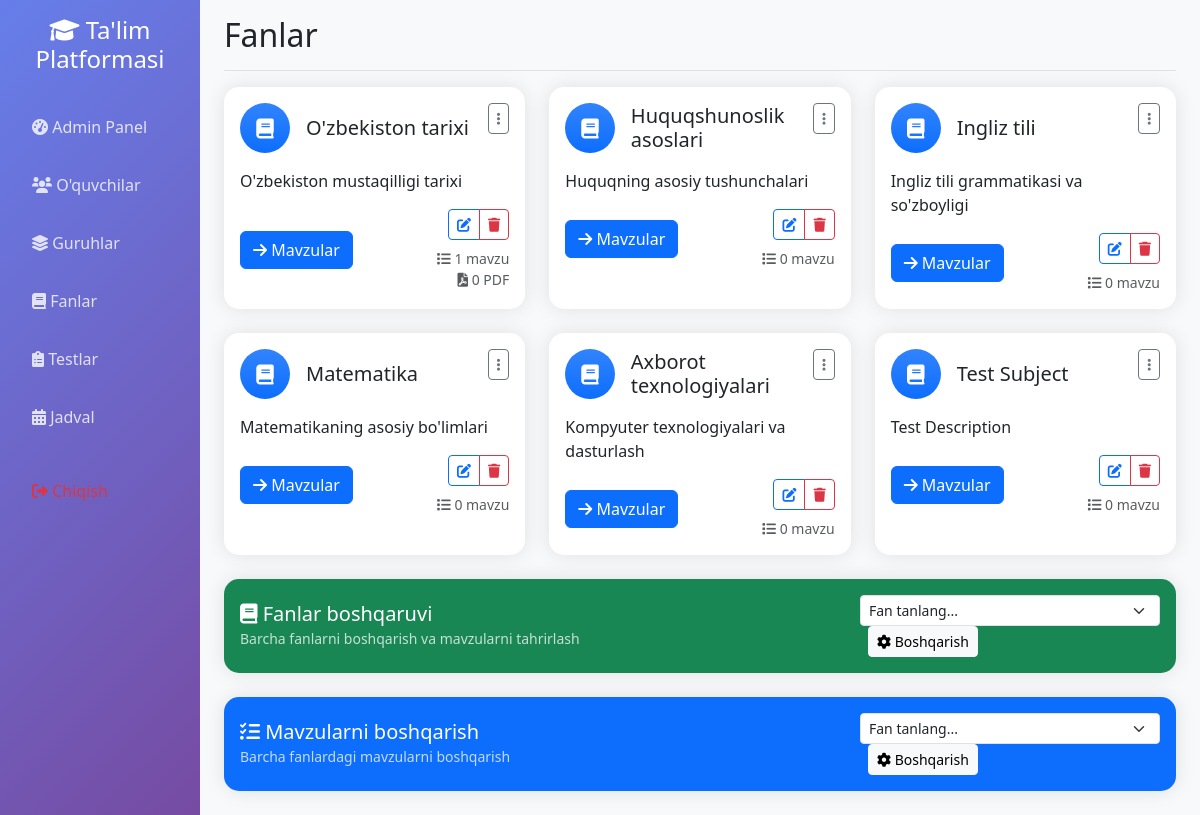
/subjects (signed in), run on the app's committed database.
### app.py (models this page shows)
class Subject(db.Model):
    __tablename__ = 'subject'
    id = db.Column(db.Integer, primary_key=True)
    name = db.Column(db.String(100), unique=True, nullable=False, index=True)
    description = db.Column(db.Text)
    pdf_file_path = db.Column(db.String(500))  # PDF fayl yo'li
    pdf_filename = db.Column(db.String(255))   # PDF fayl nomi
    topics = db.relationship('Topic', backref='subject', lazy=True, cascade='all, delete-orphan')
    tests = db.relationship('Test', backref='subject', lazy=True, cascade='all, delete-orphan')
    schedules = db.relationship('Schedule', backref='subject', lazy=True, cascade='all, delete-orphan')

### app.py (the view)
@app.route('/subjects')
def subjects():
    if not session.get('logged_in', False):
        return redirect(url_for('login'))
    subjects = Subject.query.all()
    return render_template('subjects_enhanced.html', subjects=subjects)

### app.py (called while the page is built, shortened)
@app.context_processor
def inject_user():
    class CurrentUser:
        def __init__(self):
            self.is_authenticated = session.get('logged_in', False)
            self.is_admin = session.get('is_admin', False)
            self.is_group_leader = session.get('is_group_leader', False)
            self.username = session.get('username', '')
            self.id = session.get('user_id', None)
    return dict(current_user=CurrentUser(), datetime=datetime)

### templates/subjects_enhanced.html (shortened to what this page needs)
{% extends "base.html" %}
{% block page_title %}Fanlar{% endblock %}
{% block content %}
<div class="row">
    {% for subject in subjects %}
    <div class="col-md-6 col-lg-4 mb-4">
        <div class="card h-100">
            <div class="card-body">
                <div class="d-flex justify-content-between align-items-start mb-3">
                    <div class="d-flex align-items-center">
                        <div class="icon-box bg-primary bg-gradient text-white rounded-circle p-3 me-3">
                            <i class="fas fa-book fa-lg"></i>
                        </div>
                        <div>
                            <h5 class="card-title mb-0">{{ subject.name }}</h5>
                        </div>
                    </div>
                    <div class="dropdown">
                        <button class="btn btn-sm btn-outline-secondary dropdown-toggle" type="button" data-bs-toggle="dropdown">
                            <i class="fas fa-ellipsis-v"></i>
                        </button>
                    </div>
                </div>
                <p class="card-text">{{ subject.description or 'Tafsilotlar mavjud emas' }}</p>
                <div class="d-flex justify-content-between align-items-center">
                    <a href="{{ url_for('subject_detail', subject_id=subject.id) }}" class="btn btn-primary">
                        <i class="fas fa-arrow-right"></i> Mavzular
                    </a>
                    <div class="text-end">
                        {% if session.get('is_admin', False) %}
                        <div class="btn-group mb-2" role="group">
                            <button class="btn btn-sm btn-outline-primary" onclick="editSubject({{ subject.id }})" title="Tahrirlash">
                                <i class="fas fa-edit"></i>
                            </button>
                            <button class="btn btn-sm btn-outline-danger" onclick="deleteSubject({{ subject.id }})" title="O'chirish">
                                <i class="fas fa-trash"></i>
                            </button>
                        </div>
                        {% endif %}
                        <small class="text-muted d-block">
                            <i class="fas fa-list"></i> {{ subject.topics|length }} mavzu
                        </small>
                        {% if subject.topics|length > 0 %}
                        <small class="text-muted d-block">
                            <i class="fas fa-file-pdf"></i> {{ subject.topics|selectattr('pdf_file')|list|length }} PDF
                        </small>
                        {% endif %}
                    </div>
                </div>
            </div>
        </div>
    </div>
    {% endfor %}
{% if session.get('is_admin', False) and subjects %}
<div class="col-12 mb-4">
    <div class="card bg-success text-white">
        <div class="card-body">
            <div class="d-flex justify-content-between align-items-center">
                <div>
                    <h5 class="mb-0">
                        <i class="fas fa-book"></i> Fanlar boshqaruvi
                    </h5>
                    <small class="opacity-75">Barcha fanlarni boshqarish va mavzularni tahrirlash</small>
                </div>
                <div>
                    <select class="form-select form-select-sm" id="subjectsManagementSelector" style="width: 300px;">
                        <option value="">Fan tanlang...</option>
                    </select>
                    <button class="btn btn-light btn-sm ms-2" onclick="openSubjectsManagement()">
                        <i class="fas fa-cog"></i> Boshqarish
                    </button>
                </div>
            </div>
        </div>
    </div>
</div>
{% endif %}
{% if session.get('is_admin', False) and subjects %}
<div class="col-12 mb-4">
    <div class="card bg-primary text-white">
        <div class="card-body">
            <div class="d-flex justify-content-between align-items-center">
                <div>
                    <h5 class="mb-0">
                        <i class="fas fa-tasks"></i> Mavzularni boshqarish
                    </h5>
                    <small class="opacity-75">Barcha fanlardagi mavzularni boshqarish</small>
                </div>
                <div>
                    <select class="form-select form-select-sm" id="subjectSelector" style="width: 300px;">
                        <option value="">Fan tanlang...</option>
                    </select>
                    <button class="btn btn-light btn-sm ms-2" onclick="openSelectedSubjectTopics()">
                        <i class="fas fa-cog"></i> Boshqarish
                    </button>
                </div>
            </div>
        </div>
    </div>
</div>
{% endif %}
</div>
{% endblock %}

### static/css/enhanced_ui.css (style rules this page uses)
.btn-enhanced { position: relative; overflow: hidden; transition: all 0.3s ease; }
.card-enhanced { border: none; box-shadow: 0 10px 30px rgba(0, 0, 0, 0.1); transition: all 0.3s ease; }

### templates/base.html (style rules this page uses)
.card { border: none; border-radius: 15px; box-shadow: 0 0 20px rgba(0,0,0,0.1); transition: transform 0.3s; }

### templates/subjects_enhanced.html (style rules this page uses)
.card { transition: all 0.3s ease; }
.icon-box { width: 50px; height: 50px; display: flex; align-items: center; justify-content: center; }
.dropdown-toggle::after { display: none; }
.btn-sm { font-size: 0.875rem; }

### data on the page
Subject: name "O'zbekiston tarixi", description "O'zbekiston mustaqilligi tarixi", topics|length "1", topics|selectattr "0"
Subject: name "Huquqshunoslik asoslari", description "Huquqning asosiy tushunchalari", topics|length "0"
Subject: name "Ingliz tili", description "Ingliz tili grammatikasi va so'zboyligi", topics|length "0"
Subject: name "Matematika", description "Matematikaning asosiy bo'limlari", topics|length "0"
Subject: name "Axborot texnologiyalari", description "Kompyuter texnologiyalari va dasturlash", topics|length "0"
Subject: name "Test Subject", description "Test Description", topics|length "0"
